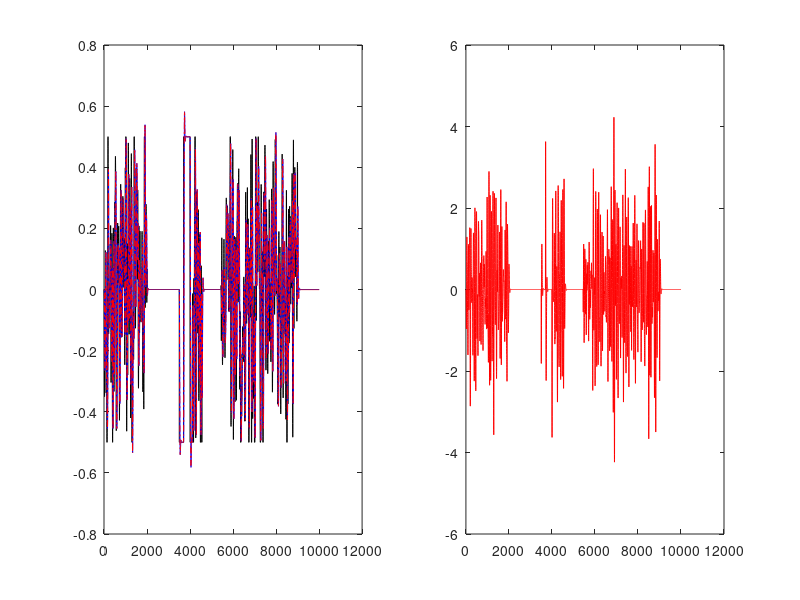

MATLAB code to generate this figure: (Note: this script raises an error after producing the figure.)
%% Initialize
disp("Initializing...")
clear all;
close all;
clc;

l_1 = 0.33; l_2 = 0.33; l_3 = 0.33;
a_1 = 0.2; a_2 = 0.2; a_3 = 0.2;
m_1 = 4; m_2 = 3; m_3 = 3; m_c = 1;
I_1 = 0.9*m_1*a_1^2; I_2 = 0.9*m_2*a_2^2; I_3 = 0.9*m_3*a_3^2;
b_1 = 0.1; b_2 = 0.08; b_3 = 0.05;

params = [m_1, m_2, m_3,...             % pendulum weights
            I_1, I_2, I_3,...           % penndulum moments of inertia around CoMs
            a_1, a_2, a_3,...          % pendulum distances from joints to CoMs
            l_1, l_2, l_3,...           % pendulum lengths
            b_1, b_2, b_3];     % joint damping coefficients
        
        
%% Create external input signal
disp("Creating input signal...")
t_end = 100;     % simulation time
f_s = 100;     % sampling
f_c = 1.7;        % cutoff (2)
u_a = 5;      % input power (4)

% Random walk
    [filt_b, filt_a] = butter(3, f_c/(f_s/2));  % (order, cutoff freq)
    u_t = 0:(1/f_s):t_end;
    u = u_a * (rand(length(u_t), 1) - 0.5);
    u = filter(filt_b, filt_a, u);  % defines the cart position!
    u(u>0.5) = 0.5;
    u(u<(-0.5)) = -0.5;  % ensures that the cart position doesn't go much further than 0.3
    
    u(end*20/t_end:35/t_end*end) = 0;
    u(end*35/t_end:37/t_end*end) = -0.5; % cart moves to -0.5
    u(end*37/t_end:40/t_end*end) = 0.5; % cart moves to 0.5
    u(end*40/t_end:41/t_end*end) = -0.5; % cart moves to -0.5
    
    u(41/90*end:49/90*end) = 0; % cart moves to 0

    u(90/t_end*end:end) = 0;
    
    figure();subplot(121);plot(u,'k');hold on
    u = filter(filt_b, filt_a, u);  % smoothens the trajectory (necessary due to the cutoffs)
    plot(u,'b');
    
    u = diff(u)/(1/f_s);   % get cart velocity by differentiation!
    u = diff(u)/(1/f_s);   % get cart acceleration == input signal
    
    u(end+1:end+2) = u(end); % extend the input signal to fix the signal length
    subplot(122);plot(u./9.81,'r');
    subplot(121);plot(cumsum(cumsum(u))/length(u),'r-.');
    % Create the input signal as a time-dependent function
    u_f = @(t) interp1(u_t, u, t);

% Constant discontinuous
%     u = (randi(6,[180,1])-u_a/2);
%     u_t = linspace(0, t_end, length(u));
%     u_f = @(t) interp1(u_t, u, t, 'previous');

% Sin
%     u_t = 0:(1/f_s):t_end;
%     u = sin(u_t*4);
%     u_f = @(t) interp1(u_t, u, t);

% Pulses
%     nk = t_end*f_s; % number of samples
%     u_t = linspace(0, t_end, nk);
%     u = zeros([nk,1]);
%     u(0.02*nk:0.05*nk) = 30000;
%     u(0.055*nk:0.085*nk) = -30000;
%     u_f = @(t) interp1(u_t, u, t);


%% Solve
disp("Solving...")
% Define the system of ODEs
odefun = @(t, X)triplePendCart(t, X, u_f, params);

x0 = [0, 0, 0, 0, 0, 0, 0, 0]; % initial conditions
tspan = [0 t_end]; % time span

% Solve the system of ODEs
sol = ode15s(odefun, tspan, x0);

% x = (logspace(0, 0.3, 1200) - 1) * t_end;
% x = linspace(0, t_end, 1000);
x = 0:0.025:t_end;
y = deval(sol, x);
results = array2table([x', y', u_f(x)']);
results.Properties.VariableNames = {'t', 's', 'phi1', 'phi2', 'phi3', 'Ds', 'Dphi1','Dphi2', 'Dphi3', 'u'};

%% Plot
% disp("Stackedplot...")
% figure()
% stackedplot(results, '-|k', 'XVariable', 't', 'LineWidth', 1.25)
% grid on

%% Define important coordinates and their derivatives
disp("Defining important coordinates...")
q = [results.s, results.phi1, results.phi2, results.phi3];
dq = [results.Ds, results.Dphi1, results.Dphi2, results.Dphi3];

P_c = @(q) [q(1); 0];        % Cart

P_1 = @(q) [l_1*sin(q(2)) + q(1);
    -l_1*cos(q(2))];         % Pendulum 1

P_2 = @(q) [l_2*sin(q(3)) + l_1*sin(q(2)) + q(1);
    -l_2*cos(q(3)) - l_1*cos(q(2))];         % Pendulum 2

P_3 = @(q) [l_3*sin(q(4)) + l_2*sin(q(3)) + l_1*sin(q(2)) + q(1);
    -l_3*cos(q(4)) - l_2*cos(q(3)) - l_1*cos(q(2))];         % Pendulum 3

dP_c = @(q, dq) [dq(1); 0];

dP_1 = @(q,dq) [dq(1) + a_1*cos(q(2))*dq(2);
                a_1*sin(q(2))*dq(2)];

dP_2 = @(q,dq) [dq(1) + a_2*cos(q(3))*dq(3) + l_1*cos(q(2))*dq(2);
                a_2*sin(q(3))*dq(3) + l_1*sin(q(2))*dq(2)];
            
            
dP_3 = @(q,dq) [dq(1) + a_3*cos(q(4))*dq(4) + l_2*cos(q(3))*dq(3) + l_1*cos(q(2))*dq(2);
                a_3*sin(q(4))*dq(4) + l_2*sin(q(3))*dq(3) + l_1*sin(q(2))*dq(2)];

%% Calculate kinetic, potential and total energies
disp("Calculating energies...")

T = @(q,dq) (0.5 * m_1 * dP_1(q,dq)' * dP_1(q,dq) + ...
    0.5 * m_2 * dP_2(q,dq)' * dP_2(q,dq) + ...
    0.5 * m_3 * dP_3(q,dq)' * dP_3(q,dq) + ...
    0.5 * I_1 * dq(2)^2 + ...
    0.5 * I_2 * dq(3)^2 + ...
    0.5 * I_3 * dq(4)^2 + ...
    0.5 * m_c * dP_c(q,dq)' * dP_c(q,dq));  % Kinetic energy


g = 9.0665;      % Gravitational acceleration
V = @(q) (g * m_1 * P_1(q)'*[0;1] + ...
    g * m_2 * P_2(q)'*[0;1] + ...
    g * m_3 * P_3(q)'*[0;1]);

KE = [];    % Kinetic
PE = [];    % Potential
TE = [];    % Total
for k = 1:length(q)
    KE(k) = T(q(k, :),dq(k, :));
    PE(k) = V(q(k, :));
    TE(k) = KE(k)+PE(k);
end


%% Animation
disp("Animating...")

h = figure('Position', [10 10 1200 900]);

a1 = subplot(1,2,1);
grid on
xlim([-2 2])
ylim([-2 2])
pbaspect manual
hold on

a2 = subplot(3,2,2);
xlim([0 t_end])
ylim([min(KE)-10, max(KE)+10])
ylabel("Kinetic")
l2 = animatedline(a2);

a3 = subplot(3,2,4);
xlim([0 t_end])
ylim([min(PE)-10, max(PE)+10])
ylabel("Potential")
l3 = animatedline(a3);

a4 = subplot(3,2,6);
xlim([0 t_end])
ylim([min(TE)-10, max(TE)+10])
ylabel("Total")
l4 = animatedline(a4);

frames = [getframe(gcf)];

for k = 1:length(q)
    cla(a1)
    
    pc = P_c(q(k, :));
    p1 = P_1(q(k, :));
    p2 = P_2(q(k, :));
    p3 = P_3(q(k, :));
    
    title(a1, x(k))
    plot(a1, [pc(1), p1(1)], [pc(2), p1(2)], 'kO-', 'LineWidth', 3)
    plot(a1, [p1(1), p2(1)], [p1(2), p2(2)], 'rO-', 'LineWidth', 3)
    plot(a1, [p2(1), p3(1)], [p2(2), p3(2)], 'bO-', 'LineWidth', 3)
    plot(a1, [pc(1), pc(1)+u_f(x(k))/20], [pc(2), pc(2)], 'r', 'LineWidth', 2)

    addpoints(l2, x(k), KE(k))
    addpoints(l3, x(k), PE(k))
    addpoints(l4, x(k), TE(k))
    
    drawnow
    frames(end+1) = getframe(gcf);
    
end

writerObj = VideoWriter('triplePendulumCart_tmp');
writerObj.FrameRate = 20;

open(writerObj);
for k = 2:length(frames)
   frame = frames(k);
   writeVideo(writerObj, frame);
end
close(writerObj);
    